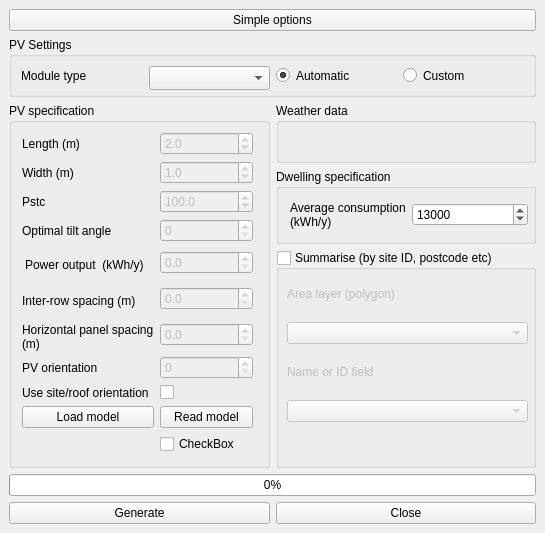
<?xml version="1.0" encoding="UTF-8"?>
<ui version="4.0">
 <class>DockWidget</class>
 <widget class="QDockWidget" name="DockWidget">
  <property name="geometry">
   <rect>
    <x>0</x>
    <y>0</y>
    <width>545</width>
    <height>533</height>
   </rect>
  </property>
  <property name="minimumSize">
   <size>
    <width>446</width>
    <height>460</height>
   </size>
  </property>
  <property name="maximumSize">
   <size>
    <width>524287</width>
    <height>524287</height>
   </size>
  </property>
  <property name="windowTitle">
   <string>Generate PV panels</string>
  </property>
  <widget class="QWidget" name="dockWidgetContents">
   <layout class="QGridLayout" name="gridLayout_9">
    <item row="0" column="0">
     <layout class="QGridLayout" name="gridLayout_5">
      <item row="1" column="0" colspan="2">
       <widget class="QGroupBox" name="groupBox_2">
        <property name="minimumSize">
         <size>
          <width>0</width>
          <height>60</height>
         </size>
        </property>
        <property name="maximumSize">
         <size>
          <width>16777215</width>
          <height>60</height>
         </size>
        </property>
        <property name="title">
         <string>PV Settings</string>
        </property>
        <layout class="QGridLayout" name="gridLayout_6">
         <item row="0" column="0">
          <layout class="QGridLayout" name="gridLayout">
           <item row="0" column="0">
            <widget class="QLabel" name="module_label">
             <property name="text">
              <string>Module type</string>
             </property>
             <property name="wordWrap">
              <bool>true</bool>
             </property>
            </widget>
           </item>
           <item row="0" column="1">
            <widget class="QComboBox" name="module_comboBox">
             <property name="minimumSize">
              <size>
               <width>0</width>
               <height>24</height>
              </size>
             </property>
            </widget>
           </item>
          </layout>
         </item>
         <item row="0" column="1">
          <layout class="QGridLayout" name="gridLayout_2">
           <item row="0" column="0">
            <widget class="QRadioButton" name="automatic_radioButton">
             <property name="text">
              <string>Automatic</string>
             </property>
             <property name="checked">
              <bool>true</bool>
             </property>
            </widget>
           </item>
           <item row="0" column="1">
            <widget class="QRadioButton" name="custom_radioButton">
             <property name="text">
              <string>Custom</string>
             </property>
            </widget>
           </item>
          </layout>
         </item>
        </layout>
       </widget>
      </item>
      <item row="2" column="0" colspan="2">
       <layout class="QGridLayout" name="gridLayout_3">
        <item row="0" column="0" rowspan="3">
         <widget class="QGroupBox" name="PV_specs">
          <property name="maximumSize">
           <size>
            <width>16777215</width>
            <height>16777215</height>
           </size>
          </property>
          <property name="title">
           <string>PV specification</string>
          </property>
          <widget class="QWidget" name="layoutWidget">
           <property name="geometry">
            <rect>
             <x>13</x>
             <y>29</y>
             <width>231</width>
             <height>331</height>
            </rect>
           </property>
           <layout class="QGridLayout" name="gridLayout_4">
            <item row="4" column="0">
             <widget class="QLabel" name="PV_angle_label">
              <property name="enabled">
               <bool>true</bool>
              </property>
              <property name="text">
               <string>Optimal tilt angle</string>
              </property>
             </widget>
            </item>
            <item row="10" column="1">
             <widget class="QCheckBox" name="site_roof_orientation_checkBox">
              <property name="text">
               <string/>
              </property>
             </widget>
            </item>
            <item row="12" column="1">
             <widget class="QCheckBox" name="model_checkBox">
              <property name="text">
               <string>CheckBox</string>
              </property>
             </widget>
            </item>
            <item row="11" column="0">
             <widget class="QPushButton" name="load_PV_pushButton">
              <property name="text">
               <string>Load model</string>
              </property>
             </widget>
            </item>
            <item row="5" column="0">
             <widget class="QLabel" name="energy_label">
              <property name="minimumSize">
               <size>
                <width>0</width>
                <height>30</height>
               </size>
              </property>
              <property name="maximumSize">
               <size>
                <width>16777215</width>
                <height>26</height>
               </size>
              </property>
              <property name="text">
               <string>Power output  (kWh/y)</string>
              </property>
              <property name="wordWrap">
               <bool>false</bool>
              </property>
              <property name="indent">
               <number>3</number>
              </property>
             </widget>
            </item>
            <item row="2" column="0">
             <widget class="QLabel" name="pstc_label">
              <property name="enabled">
               <bool>true</bool>
              </property>
              <property name="text">
               <string>Pstc</string>
              </property>
             </widget>
            </item>
            <item row="0" column="1">
             <widget class="QDoubleSpinBox" name="length_spinbox">
              <property name="enabled">
               <bool>false</bool>
              </property>
              <property name="decimals">
               <number>1</number>
              </property>
              <property name="singleStep">
               <double>0.100000000000000</double>
              </property>
              <property name="value">
               <double>2.000000000000000</double>
              </property>
             </widget>
            </item>
            <item row="2" column="1">
             <widget class="QDoubleSpinBox" name="Pstc_spinbox">
              <property name="enabled">
               <bool>false</bool>
              </property>
              <property name="decimals">
               <number>1</number>
              </property>
              <property name="maximum">
               <double>1000.000000000000000</double>
              </property>
              <property name="value">
               <double>100.000000000000000</double>
              </property>
             </widget>
            </item>
            <item row="1" column="1">
             <widget class="QDoubleSpinBox" name="width_spinbox">
              <property name="enabled">
               <bool>false</bool>
              </property>
              <property name="decimals">
               <number>1</number>
              </property>
              <property name="singleStep">
               <double>0.100000000000000</double>
              </property>
              <property name="value">
               <double>1.000000000000000</double>
              </property>
             </widget>
            </item>
            <item row="6" column="0">
             <widget class="QLabel" name="inter_row_distance_label">
              <property name="enabled">
               <bool>true</bool>
              </property>
              <property name="minimumSize">
               <size>
                <width>0</width>
                <height>30</height>
               </size>
              </property>
              <property name="maximumSize">
               <size>
                <width>16777215</width>
                <height>26</height>
               </size>
              </property>
              <property name="text">
               <string>Inter-row spacing (m)</string>
              </property>
              <property name="wordWrap">
               <bool>true</bool>
              </property>
             </widget>
            </item>
            <item row="11" column="1">
             <widget class="QPushButton" name="read_PV_pushButton">
              <property name="text">
               <string>Read model</string>
              </property>
             </widget>
            </item>
            <item row="4" column="1">
             <widget class="QSpinBox" name="pv_angle_spinbox">
              <property name="enabled">
               <bool>false</bool>
              </property>
              <property name="readOnly">
               <bool>false</bool>
              </property>
              <property name="minimum">
               <number>0</number>
              </property>
              <property name="maximum">
               <number>90</number>
              </property>
             </widget>
            </item>
            <item row="0" column="0">
             <widget class="QLabel" name="PV_length_label">
              <property name="enabled">
               <bool>true</bool>
              </property>
              <property name="text">
               <string>Length (m)</string>
              </property>
             </widget>
            </item>
            <item row="5" column="1">
             <widget class="QDoubleSpinBox" name="energy_spinBox">
              <property name="enabled">
               <bool>false</bool>
              </property>
              <property name="decimals">
               <number>1</number>
              </property>
              <property name="minimum">
               <double>0.000000000000000</double>
              </property>
              <property name="maximum">
               <double>999999999.000000000000000</double>
              </property>
              <property name="singleStep">
               <double>1.000000000000000</double>
              </property>
             </widget>
            </item>
            <item row="6" column="1">
             <widget class="QDoubleSpinBox" name="inter_row_spinbox">
              <property name="enabled">
               <bool>false</bool>
              </property>
              <property name="decimals">
               <number>1</number>
              </property>
              <property name="maximum">
               <double>100000.000000000000000</double>
              </property>
              <property name="singleStep">
               <double>0.100000000000000</double>
              </property>
             </widget>
            </item>
            <item row="7" column="1">
             <widget class="QDoubleSpinBox" name="distance_x_doubleSpinBox">
              <property name="enabled">
               <bool>false</bool>
              </property>
              <property name="decimals">
               <number>1</number>
              </property>
              <property name="maximum">
               <double>100000.000000000000000</double>
              </property>
              <property name="singleStep">
               <double>0.100000000000000</double>
              </property>
             </widget>
            </item>
            <item row="7" column="0">
             <widget class="QLabel" name="PV_distance_x">
              <property name="enabled">
               <bool>true</bool>
              </property>
              <property name="minimumSize">
               <size>
                <width>0</width>
                <height>30</height>
               </size>
              </property>
              <property name="maximumSize">
               <size>
                <width>16777215</width>
                <height>26</height>
               </size>
              </property>
              <property name="text">
               <string>Horizontal panel spacing (m)</string>
              </property>
              <property name="wordWrap">
               <bool>true</bool>
              </property>
             </widget>
            </item>
            <item row="1" column="0">
             <widget class="QLabel" name="PV_width_label">
              <property name="enabled">
               <bool>true</bool>
              </property>
              <property name="text">
               <string>Width (m)</string>
              </property>
             </widget>
            </item>
            <item row="9" column="0">
             <widget class="QLabel" name="orientation_label">
              <property name="enabled">
               <bool>true</bool>
              </property>
              <property name="text">
               <string>PV orientation</string>
              </property>
             </widget>
            </item>
            <item row="10" column="0">
             <widget class="QLabel" name="orientation_label_2">
              <property name="enabled">
               <bool>true</bool>
              </property>
              <property name="text">
               <string>Use site/roof orientation</string>
              </property>
             </widget>
            </item>
            <item row="9" column="1">
             <widget class="QSpinBox" name="orientation_spinbox">
              <property name="enabled">
               <bool>false</bool>
              </property>
              <property name="minimum">
               <number>0</number>
              </property>
              <property name="maximum">
               <number>360</number>
              </property>
             </widget>
            </item>
           </layout>
          </widget>
         </widget>
        </item>
        <item row="0" column="1">
         <widget class="QGroupBox" name="weatherData_groupBox">
          <property name="minimumSize">
           <size>
            <width>60</width>
            <height>0</height>
           </size>
          </property>
          <property name="maximumSize">
           <size>
            <width>16777215</width>
            <height>60</height>
           </size>
          </property>
          <property name="title">
           <string>Weather data</string>
          </property>
          <widget class="QgsFileWidget" name="weatherData_fileWidget">
           <property name="geometry">
            <rect>
             <x>10</x>
             <y>30</y>
             <width>241</width>
             <height>27</height>
            </rect>
           </property>
           <property name="fullUrl">
            <bool>false</bool>
           </property>
           <property name="filter">
            <string>*.csv</string>
           </property>
           <property name="storageMode">
            <enum>QgsFileWidget::GetFile</enum>
           </property>
           <property name="relativeStorage">
            <enum>QgsFileWidget::Absolute</enum>
           </property>
          </widget>
         </widget>
        </item>
        <item row="2" column="1">
         <widget class="QGroupBox" name="areaSummary_GroupBox">
          <property name="title">
           <string>Summarise (by site ID, postcode etc)</string>
          </property>
          <property name="checkable">
           <bool>true</bool>
          </property>
          <property name="checked">
           <bool>false</bool>
          </property>
          <widget class="QWidget" name="layoutWidget">
           <property name="geometry">
            <rect>
             <x>11</x>
             <y>21</y>
             <width>241</width>
             <height>151</height>
            </rect>
           </property>
           <layout class="QGridLayout" name="gridLayout_7">
            <item row="0" column="0">
             <widget class="QLabel" name="buildingLayer_label">
              <property name="text">
               <string>Area layer (polygon)</string>
              </property>
             </widget>
            </item>
            <item row="1" column="0">
             <widget class="QComboBox" name="areaLayer_combobox"/>
            </item>
            <item row="2" column="0">
             <widget class="QLabel" name="buildingID_label">
              <property name="text">
               <string>Name or ID field</string>
              </property>
             </widget>
            </item>
            <item row="3" column="0">
             <widget class="QComboBox" name="areafield_combobox"/>
            </item>
           </layout>
          </widget>
         </widget>
        </item>
        <item row="1" column="1">
         <widget class="QGroupBox" name="dwelling_specs">
          <property name="maximumSize">
           <size>
            <width>16777215</width>
            <height>75</height>
           </size>
          </property>
          <property name="title">
           <string>Dwelling specification</string>
          </property>
          <property name="flat">
           <bool>false</bool>
          </property>
          <widget class="QWidget" name="layoutWidget">
           <property name="geometry">
            <rect>
             <x>11</x>
             <y>21</y>
             <width>241</width>
             <height>50</height>
            </rect>
           </property>
           <layout class="QGridLayout" name="gridLayout_8">
            <item row="0" column="0">
             <widget class="QLabel" name="averageHouseConsumption_label">
              <property name="text">
               <string>Average consumption (kWh/y)</string>
              </property>
              <property name="wordWrap">
               <bool>true</bool>
              </property>
              <property name="indent">
               <number>3</number>
              </property>
             </widget>
            </item>
            <item row="0" column="1">
             <widget class="QSpinBox" name="houseConsumption_spinBox">
              <property name="minimum">
               <number>1</number>
              </property>
              <property name="maximum">
               <number>999999</number>
              </property>
              <property name="value">
               <number>13000</number>
              </property>
             </widget>
            </item>
           </layout>
          </widget>
         </widget>
        </item>
       </layout>
      </item>
      <item row="3" column="0" colspan="2">
       <widget class="QProgressBar" name="progressBar">
        <property name="value">
         <number>0</number>
        </property>
        <property name="orientation">
         <enum>Qt::Horizontal</enum>
        </property>
        <property name="invertedAppearance">
         <bool>false</bool>
        </property>
       </widget>
      </item>
      <item row="4" column="0">
       <widget class="QPushButton" name="generate_pushButton">
        <property name="text">
         <string>Generate</string>
        </property>
       </widget>
      </item>
      <item row="4" column="1">
       <widget class="QPushButton" name="close_pushButton">
        <property name="text">
         <string>Close</string>
        </property>
       </widget>
      </item>
      <item row="0" column="0" colspan="2">
       <widget class="QPushButton" name="mode_pushButton">
        <property name="text">
         <string>Simple options</string>
        </property>
       </widget>
      </item>
     </layout>
    </item>
   </layout>
  </widget>
 </widget>
 <customwidgets>
  <customwidget>
   <class>QgsFileWidget</class>
   <extends>QWidget</extends>
   <header>qgsfilewidget.h</header>
  </customwidget>
 </customwidgets>
 <resources/>
 <connections/>
</ui>
